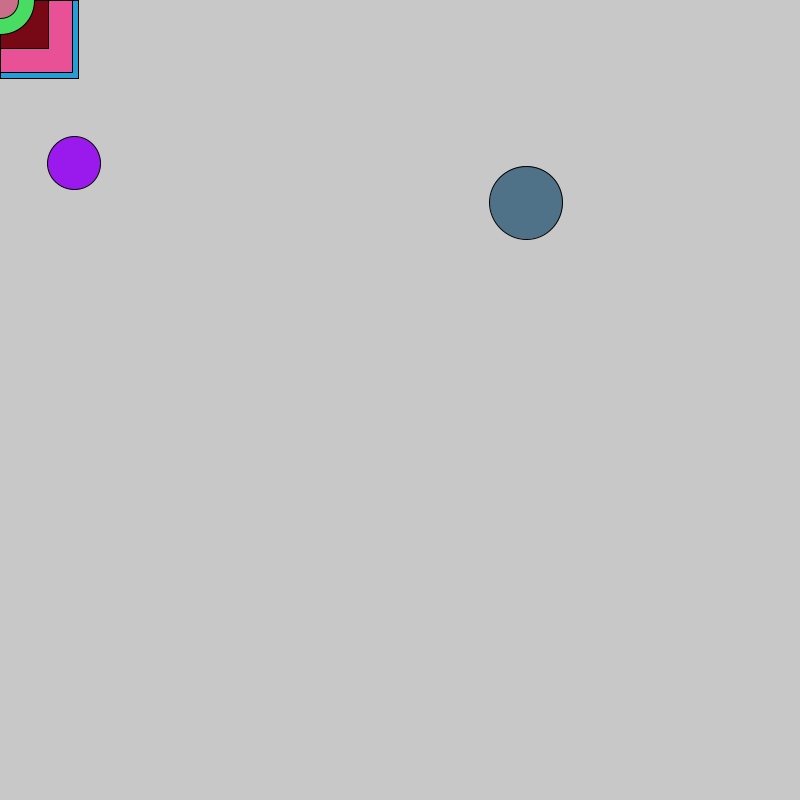
Frame 1 (no input)
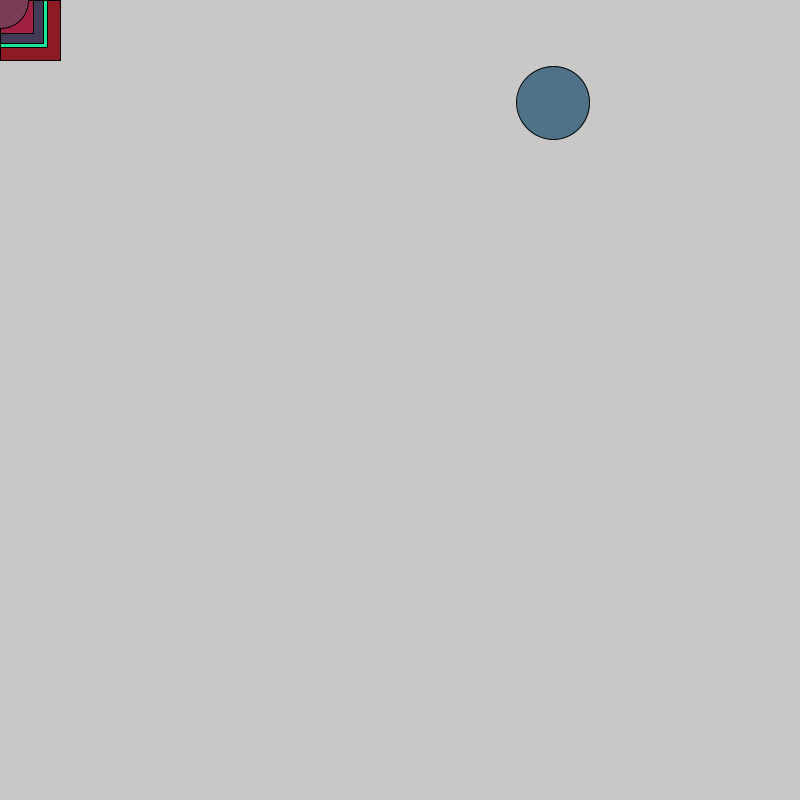
Frame 60 (the mouse pressed at the canvas centre just before this capture)
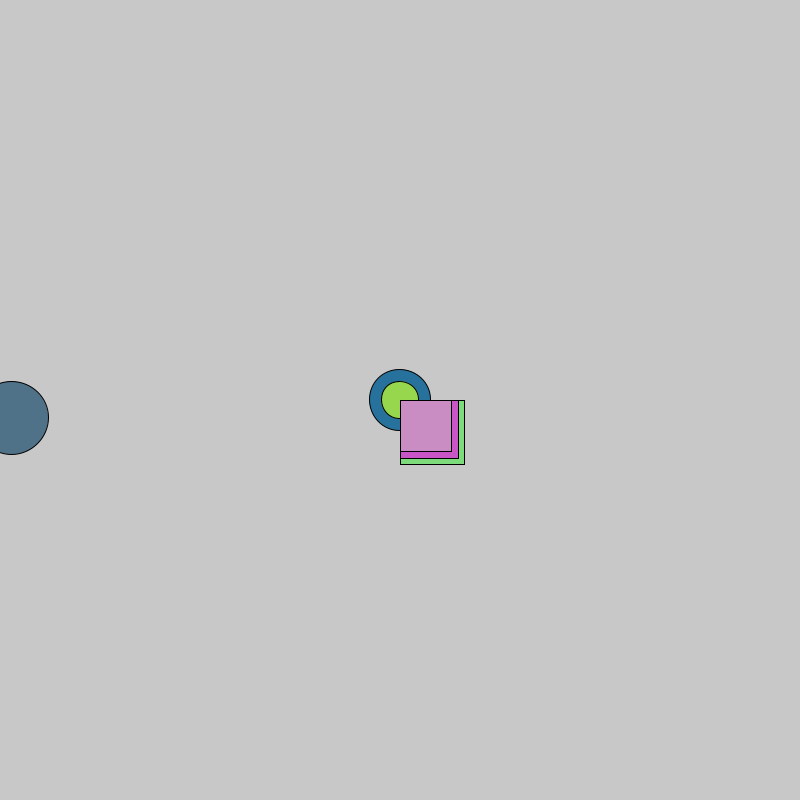
Frame 120 (the mouse held since frame 60 and released just before this capture)

The Processing sketch that drew these frames (run headless with seeded random() and noise(); from frame 60 on, the mouse is pressed at the canvas centre):

// Processing sketch: Programming_homework_tail
// ── Programming_homework_tail.pde
Shape circle;
Shape circle2;
Shape[] tail = new Shape[50];

void setup() {
  size(800, 800);
  circle = new Shape (false);
  circle2 = new Shape (true);
  
  for(int i = 0; i < tail.length ; i++){
    tail[i] = new Shape (false);
    
  tail[i].circleX = mouseX;
  tail[i].circleY = mouseY;
  }
}

void draw() {
  background(200);
  
  boolean overlapping = circle.overlap();
  
  if(overlapping == true){
    background(#FF0000);
  }
 
  circle.move();
  circle.display();
 
  circle2.display();
  circle2.follow();
  
 for (int i = tail.length-1; i > 0; i--){
  tail[i].display();
  tail[i].shrink();
  
  tail[i] = tail[i-1];
 }
 
  Shape newShape = new Shape (true);
  tail[0] = newShape;
  
  tail[0].circleX = mouseX;
  tail[0].circleY = mouseY;
  
  tail[0].display();
  tail[0].shrink();
  
  
  
 }
 

// ── class_Shape.pde

class Shape {
  float circleX = random(width);
  float circleY = random(height);
  float circleXSpeed = random(-10, 10);
  float circleYSpeed = random(-10, 10);
  float circleRadius = random(30,80);
  float circleColor1 = random(0,250);
  float circleColor2 = random(0,250);
  float circleColor3 = random(0,250);
  
  float randomNumber;
  
  boolean cursor;
  boolean tail;
  
  Shape (boolean a){
   randomNumber = random(0,2);
   cursor = a;
 }

  boolean overlap() {
  float radius = 80;
  
  float d = dist(mouseX, mouseY, circleX, circleY);
  if(d < (radius + circleRadius)){
    return true;
  }
  return false;
  }
  
  void move() {
  
    circleX += circleXSpeed;
    if (circleX <= 0 || circleX >= width) {
      circleXSpeed = circleXSpeed*(-1);
    }

    circleY += circleYSpeed;
    if (circleY <= 0 || circleY >= height) {
      circleYSpeed = circleYSpeed*(-1);
    }
  }

  void display() {
 fill(circleColor1,circleColor2,circleColor3);
    if(randomNumber < 1){
  ellipse(circleX, circleY, circleRadius, circleRadius);
    }
    
    else{
  rect(circleX, circleY, circleRadius, circleRadius);
    }
}

  void shrink() {
  circleRadius = circleRadius - (circleRadius/50);
  }

void follow() {
    if (cursor == true) {
         circleX = mouseX;
         circleY = mouseY;
    }
    }
}
